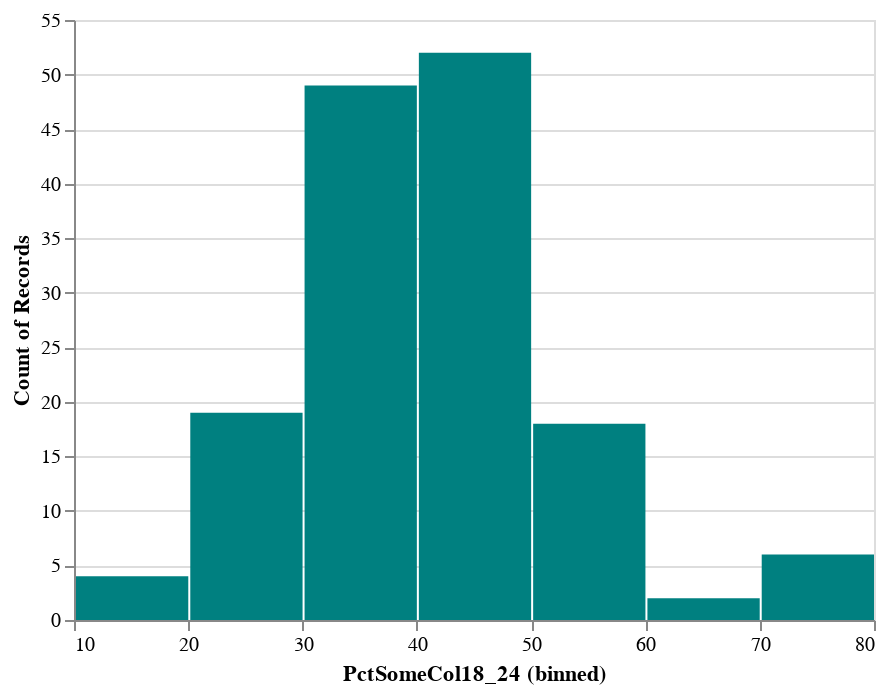

The notebook cell saved with this chart:
### Markdown cell above
**8.8 Checking for unusual value (negative or more than 100%) in 'PctSomeCol18_24'**

### Code cell
hist_plot4 = alt.Chart(df_test).mark_bar(color='teal').encode(
    alt.X('PctSomeCol18_24', bin=True),
    y='count()'
)

hist_plot4

### Figure 1 — Vega-Lite specification as saved in the notebook (floating-point values rounded to 4 significant figures; data arrays with more than 128 entries replaced by an {"elided": "..."} marker saying what was removed)
{"config": {"view": {"continuousWidth": 400, "continuousHeight": 300}}, "data": {"name": "data-bc3ee196f05353a4d4188600937b6ebe"}, "mark": {"type": "bar", "color": "teal"}, "encoding": {"x": {"bin": true, "field": "PctSomeCol18_24", "type": "quantitative"}, "y": {"aggregate": "count", "type": "quantitative"}}, "$schema": "https://vega.github.io/schema/vega-lite/v4.17.0.json", "datasets": {"data-bc3ee196f05353a4d4188600937b6ebe": {"elided": "609 records"}}}
